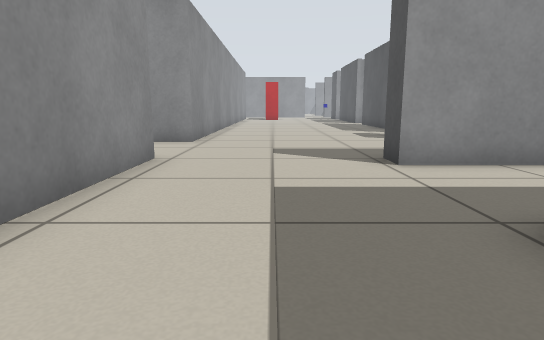
view 1 (above)

19 first-person views from a walk through a world built for the Player/Stage simulator. The camera is 0.5 m above the floor, tilts 10° down and sees 75° across. The lines on the ground mark 1 m squares. The floor is counted in squares, 0.5 m on a side. Each view is taken from the middle of a square. On the plan, view 1 faces up. The plan holds only what a view shows up to about 13 squares ahead; the rest is blank. The place goes on beyond the plan. The robots in the file are not drawn.

view 2
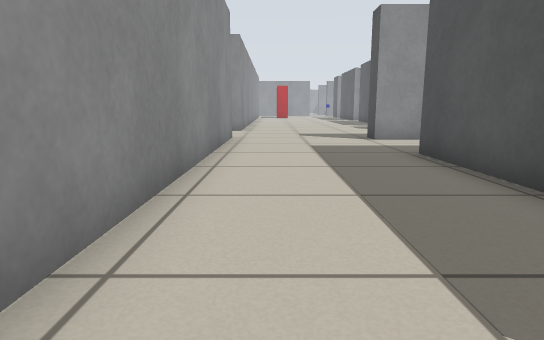

view 3
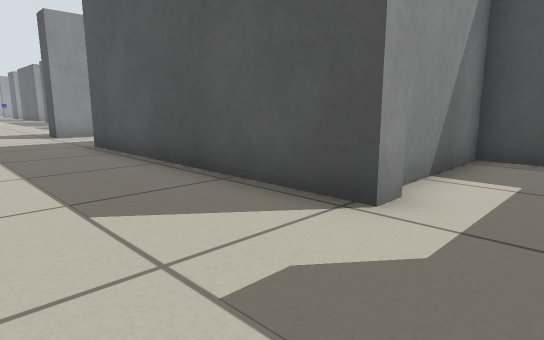

view 4
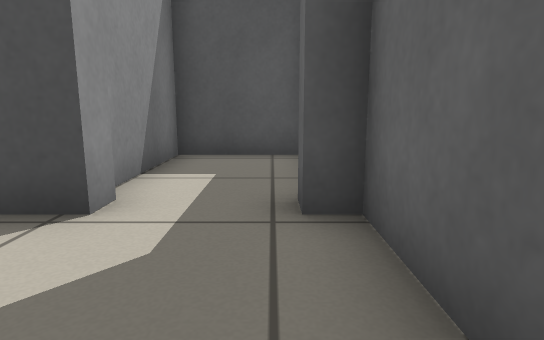

view 5
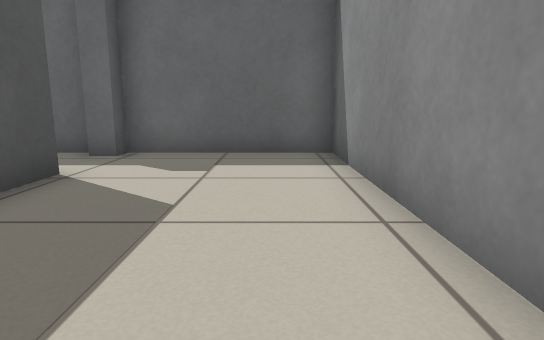

view 6
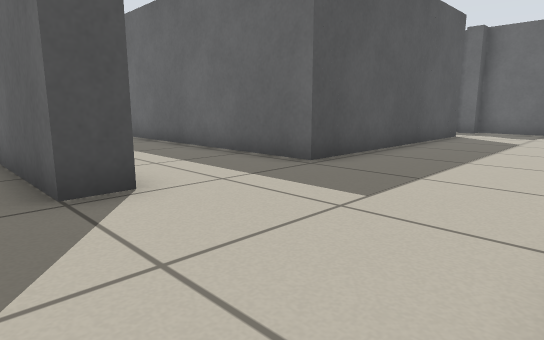

view 7
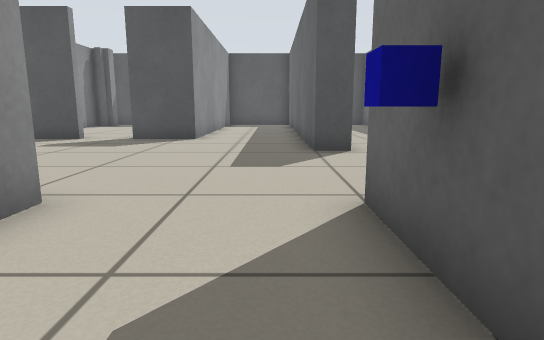

view 8
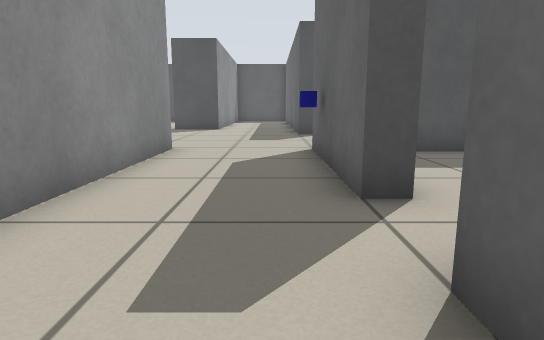

view 9
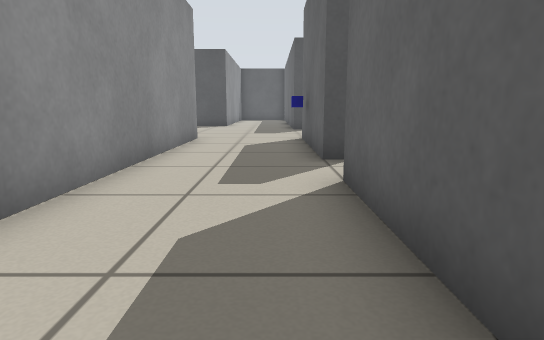

view 10
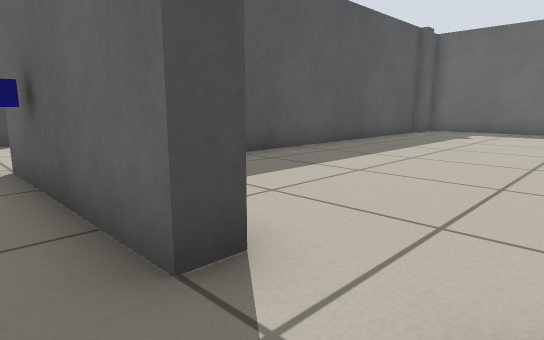

view 11
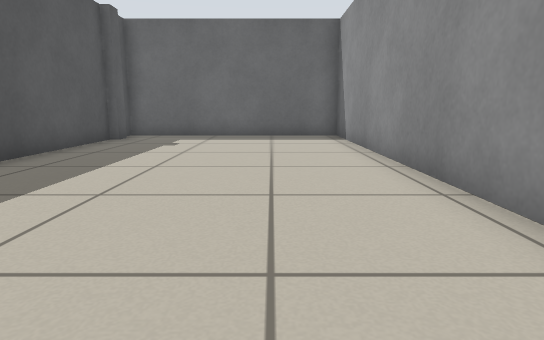

view 12
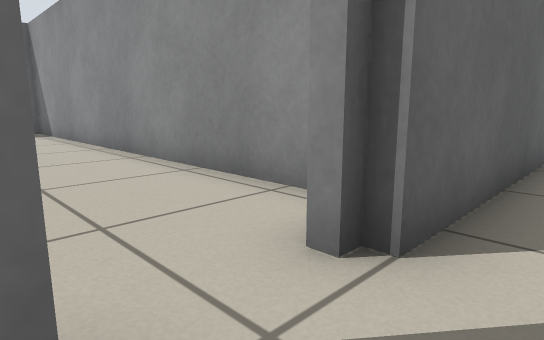

view 13
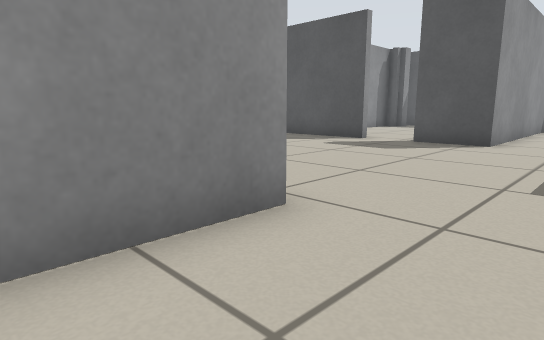

view 14
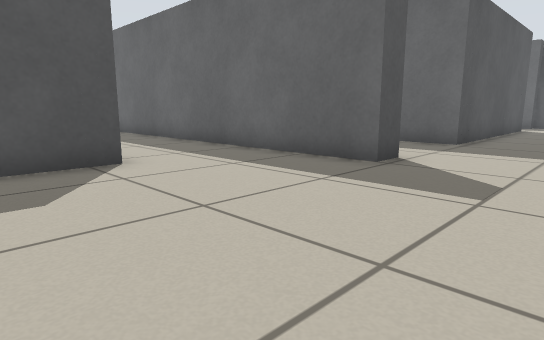

view 15
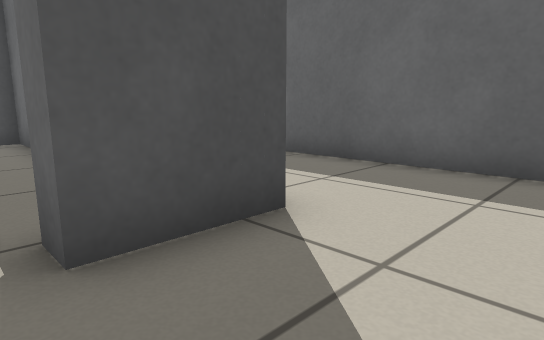

view 16
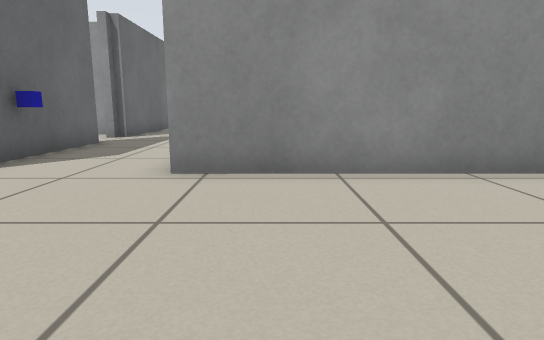

view 17
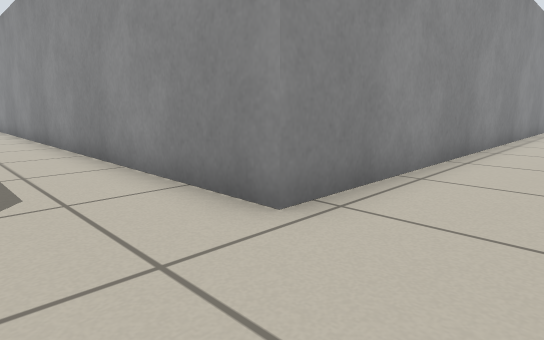

view 18
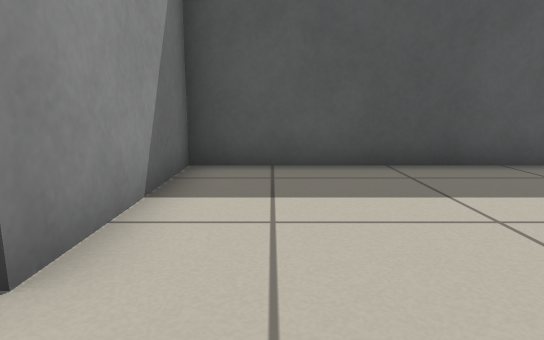

view 19
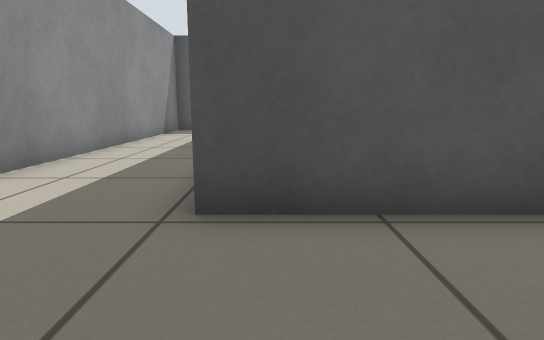

### Floor plan
Ten units are one square. View 1 is at (0, 0); x grows to the right and y downward. Boxes are objects, and circles mark ways between rooms. Rooms are numbered by the first view taken in them; rooms with no view inside come last. Other rooms are left out.
<svg viewBox="-170 -160 260 244">
<path fill="none" stroke="#000" d="M29 53 22 53 22 -27 85 -27M-23 -55 -23 79 22 79 22 73 29 73M30 79 39 79M65 76 65 50 34 50M85 -62 22 -62M-72 -64 -72 -70 -23 -70 -23 -55M-23 -155 -23 -104 -165 -104M-148 -70 -92 -70 -92 -66M22 -62 22 -70 85 -70M58 -142 54 -142 54 -155M85 -104 54 -104 54 -124M54 -124 60 -124M-29 62 -29 -64 -72 -64M-32 68 -32 61M-103 -59 -103 79 -29 79"/>
<rect x="-45" y="-75" width="10" height="10" fill="#bbb"><title>blue block</title></rect>
<circle cx="0" cy="-65" r="3" fill="#2a7"/>
<circle cx="-80" cy="-65" r="3" fill="#2a7"/>
<text x="10" y="0">1</text>
<text x="-70" y="-90">2</text>
<text x="-70" y="10">3</text>
</svg>
Room 1 opens to room 2. Room 2 opens to room 3.

Where each view was taken, in squares from view 1:
view 1: 0 up, 0 right, facing up
view 2: 5 down, 1 left, facing up
view 3: 7 down, 1 left, facing up-right
view 4: 7 down, 1 left, facing right
view 5: 0 up, 1 left, facing down
view 6: 8 up, 2 left, facing down-right
view 7: 8 up, 6 left, facing right
view 8: 8 up, 11 left, facing right
view 9: 8 up, 14 left, facing right
view 10: 8 up, 9 left, facing down-right
view 11: 5 up, 8 left, facing down
view 12: 8 up, 7 left, facing down-left
view 13: 8 up, 5 left, facing up-right
view 14: 13 up, 1 left, facing down-right
view 15: 13 up, 3 right, facing down-right
view 16: 12 up, 3 right, facing left
view 17: 8 up, 0 right, facing up-left
view 18: 5 up, 9 left, facing right
view 19: 2 up, 1 left, facing right
